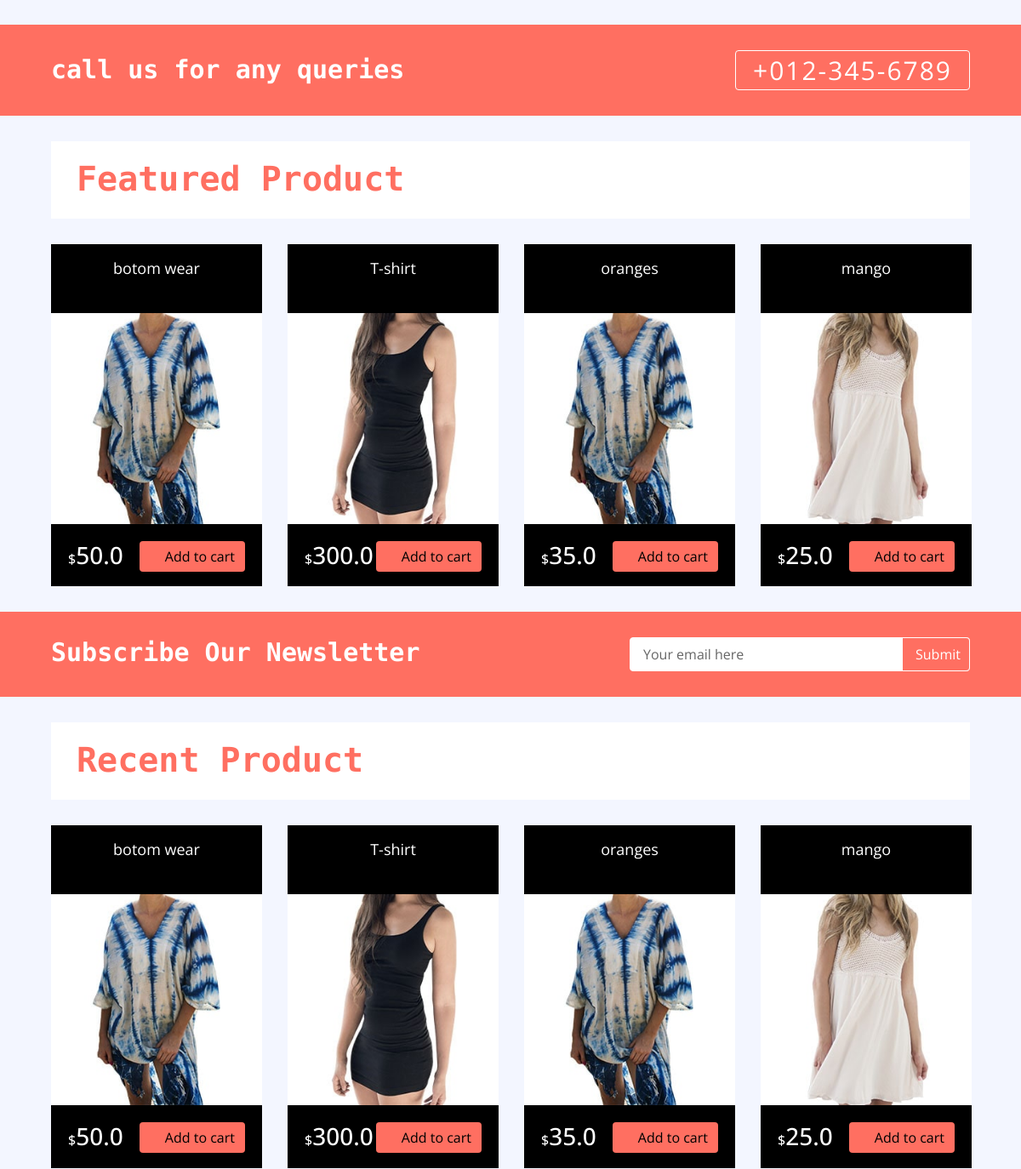
The app's page / (middle part), older data.
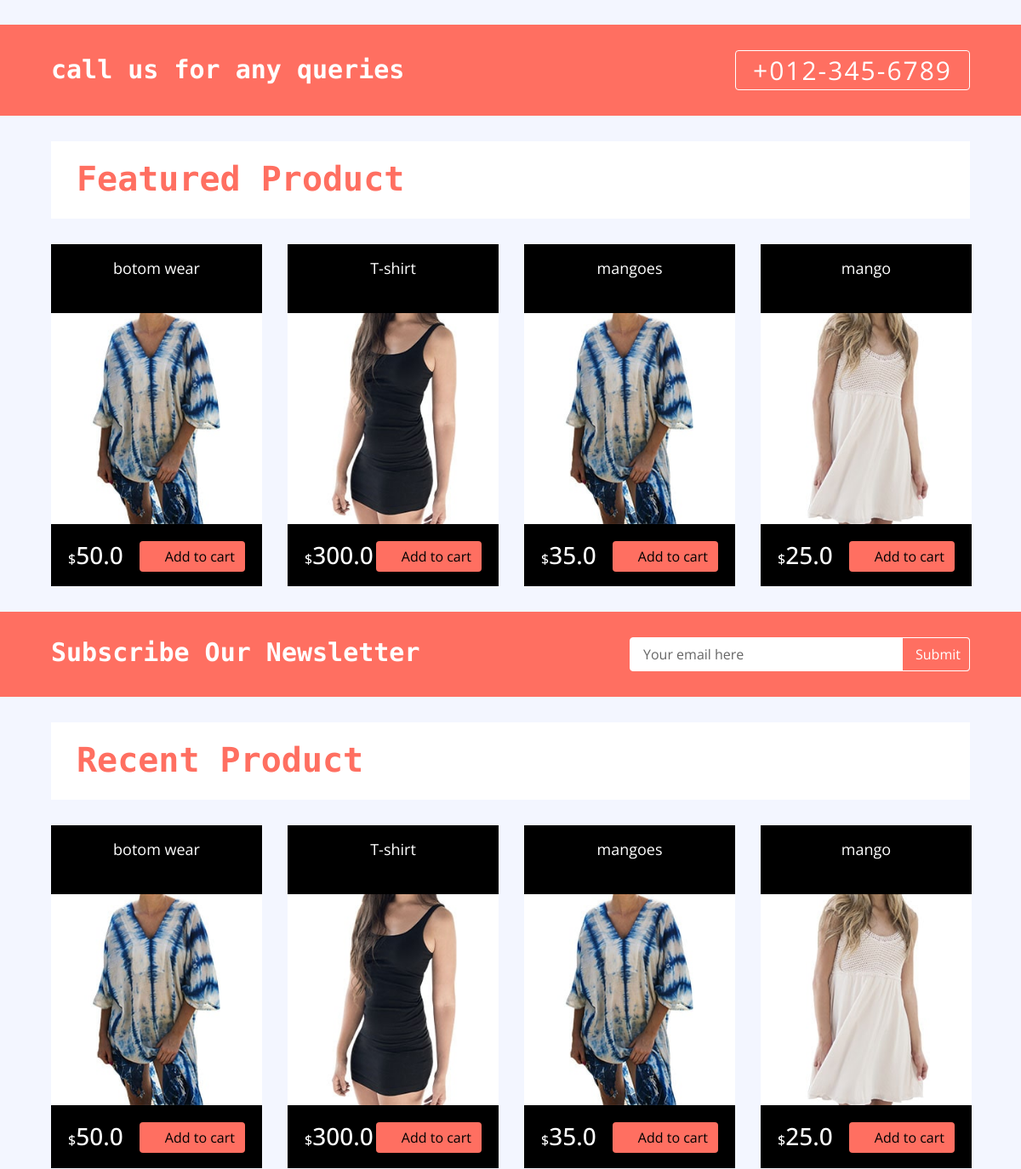
The same page, newer data.
### Apps_Products/models.py (models this page shows, shortened)
class Product(models.Model):
    name = models.CharField(max_length=80)
    description = models.TextField(max_length=2250)
    image = models.ImageField(null=True, blank=True, upload_to='media')
    sale_price = models.FloatField(default=0.00)
    asking_price = models.FloatField(null=True, default=0.00)
    cat = models.ForeignKey(Category, null=True, blank=True, on_delete=models.SET_NULL)
    discount = models.BooleanField(default=False)

### Apps_Products/views.py (the view)
# urls.py: path('', views.home, name="home"),
def home(request):
    products = Product.objects.all()
    featured_products = [p for p in products[::-1]]
    products = featured_products[:10]
    cat = Category.objects.all()
    category = []
    for p in products:
        x = p.cat
        for c in cat:
            if c == x:
                if x not in category:
                    category.append(x)
    return render(request, "home.html", {'products': products, 'category': category})

### templates/home.html (shortened to what this page needs)
{% extends 'base.html' %}
{% load static %}
{% block content %}
        <div class="call-to-action">
            <div class="container-fluid">
                <div class="row align-items-center">
                    <div class="col-md-6">
                        <h1>call us for any queries</h1>
                    </div>
                    <div class="col-md-6">
                        <a href="tel:0123456789">+012-345-6789</a>
                    </div>
                </div>
            </div>
        </div>
        <div class="featured-product product">
            <div class="container-fluid">
                <div class="section-header">
                    <h1>Featured Product</h1>
                </div>
                <div class="row align-items-center product-slider product-slider-4">
                    {% for p in products %}
                    <div class="col-lg-3">
                        <div class="product-item">
                            <div class="product-title">
                                <a href="{% url 'product_details' p.id %}">{{p.name}}</a>
                                <div class="ratting">
                                    <i class="fa fa-star"></i>
                                    <i class="fa fa-star"></i>
                                    <i class="fa fa-star"></i>
                                    <i class="fa fa-star"></i>
                                    <i class="fa fa-star"></i>
                                </div>
                            </div>
                            <div class="product-image">
                                <a href="{% url 'product_details' p.id %}">
                                    <img src="{{p.image.url}}" alt="Product Image">
                                </a>
                            </div>
                            <div class="product-price">
                                <h3><span>$</span>{{p.sale_price}}</h3>
                                <button class="btn addcart " c_id="{{p.id}}" data-toggle="modal" data-target="#exampleModal" href=""><i class="fa fa-shopping-cart"></i><span>Add to cart</span></button>
                            </div>
                        </div>
                    </div>
                    {% endfor %}
                </div>
            </div>
        </div>
        <div class="newsletter">
            <div class="container-fluid">
                <div class="row">
                    <div class="col-md-6">
                        <h1>Subscribe Our Newsletter</h1>
                    </div>
                    <div class="col-md-6">
                        <div class="form">
                            <input type="email" value="Your email here">
                            <button>Submit</button>
                        </div>
                    </div>
                </div>
            </div>
        </div>
        <div class="recent-product product">
            <div class="container-fluid">
                <div class="section-header">
                    <h1>Recent Product</h1>
                </div>
                <div class="row align-items-center product-slider product-slider-4">
                    {% for p in products %}
                    <div class="col-lg-3">
                        <div class="product-item">
                            <div class="product-title">
                                <a href="{% url 'product_details' p.id %}">{{p.name}}</a>
                                <div class="ratting">
                                    <i class="fa fa-star"></i>
                                    <i class="fa fa-star"></i>
                                    <i class="fa fa-star"></i>
                                    <i class="fa fa-star"></i>
                                    <i class="fa fa-star"></i>
                                </div>
                            </div>
                            <div class="product-image">
                                <a href="{% url 'product_details' p.id %}">
                                    <img src="{{p.image.url}}" class="cart" alt="Product Image">
                                </a>
                            </div>
                            <div class="product-price">
                                <h3><span>$</span>{{p.sale_price}}</h3>
                                <button class="btn addcart "  c_id="{{p.id}}" type="button" data-toggle="modal" data-target="#exampleModal" href=""><i class="fa fa-shopping-cart"></i><span>Add to cart</span></button>
                            </div>
                        </div>
                    </div>
                    {% endfor %}
                </div>
            </div>
        </div>
{% endblock %}

### templates/base.html (shortened to what this page needs)
<!DOCTYPE html>
{% load static %}
{% static "images" as baseUrl %}
<html lang="en">
    <head>
        <link href="{% static 'css/bootstrap.min.css' %}" rel="stylesheet">
        <link href="{% static 'css/all.min.css' %}" rel="stylesheet">
        <link href="{% static 'css/slick.css' %}" rel="stylesheet">
        <link href="{% static 'css/slick-theme.css' %}" rel="stylesheet">
        <link href="{% static 'css/main.css' %}" rel="stylesheet">
        <link href="{% static 'css/style.css' %}" rel="stylesheet">
    </head>
    <body>
        {% block content %}
        {% endblock %}
    </body>
</html>

### static/css/style.css (style rules this page uses)
body { color: #353535; font-family: 'Open Sans', sans-serif; font-weight: 400; background: #f3f6ff; }
a { color: #FF6F61; }
h1 { font-family: 'Source Code Pro', monospace; font-weight: 900; }
@media (min-width: 992px) { .container-fluid { padding-right: 60px; padding-left: 60px; } }
.btn { color: #FF6F61; background: #ffffff; border: 1px solid #FF6F61; }
.product-item { position: relative; }
.product-item .product-title { padding: 15px; text-align: center; background: #000000; transition: all .3s; }
.product-item .product-title a, .product-item .product-title .ratting { position: relative; width: 100%; }
.product-item .product-title a { margin-bottom: 5px; color: #ffffff; font-size: 18px; }
.product-item .product-title .ratting i { font-size: 14px; color: #FF6F61; }
.product-item .product-image { position: relative; overflow: hidden; }
.product-item .product-image a { display: block; background: #ffffff; transition: .3s; }
.product-item .product-image img { width: 100%; transition: all .3s; }
.product-item .product-price { padding: 20px; background: #000000; transition: all .3s; }
.product-item .product-price h3 { display: inline-block; color: #ffffff; margin: 0; }
.product-item .product-price h3 span { font-size: 16px; }
.product-item .product-price .btn { float: right; border: none; color: #000000; background: #FF6F61; }
.product-item .product-price .btn i { margin-right: 5px; }
.featured-product { position: relative; padding: 30px 0; }
.recent-product { position: relative; padding: 30px 0; }
.product .section-header { margin-bottom: 30px; padding: 20px 30px 15px 30px; color: #FF6F61; background: #ffffff; }
.call-to-action { position: relative; padding: 30px 0; background: #FF6F61; }
.call-to-action .col-md-6:last-child { text-align: right; }
.call-to-action h1 { color: #ffffff; font-size: 30px; margin: 0; }
.call-to-action a { display: inline-block; padding: 0 20px; border: 1px solid #ffffff; border-radius: 4px; color: #ffffff; font-size: 30px; letter-spacing: 2px; transition: all .3s; }
.newsletter { position: relative; padding: 30px 0; background: #FF6F61; }
.newsletter h1 { color: #ffffff; font-size: 30px; margin: 0; }
.newsletter .form { position: relative; max-width: 400px; margin: 0 0 0 auto; }
.newsletter .form input { width: 100%; height: 40px; padding: 0 15px; color: #666666; border: 1px solid #ffffff; border-radius: 4px; }
.newsletter .form button { position: absolute; width: 80px; height: 40px; top: 0; right: 0; padding: 0 15px; border: none; background: #FF6F61; color: #ffffff; border: 1px solid #ffffff; border-radius: 0 4px 4px 0; }

Row changes from the older to the newer data that the page shows:
changed Product: name "oranges" → "mangoes"
